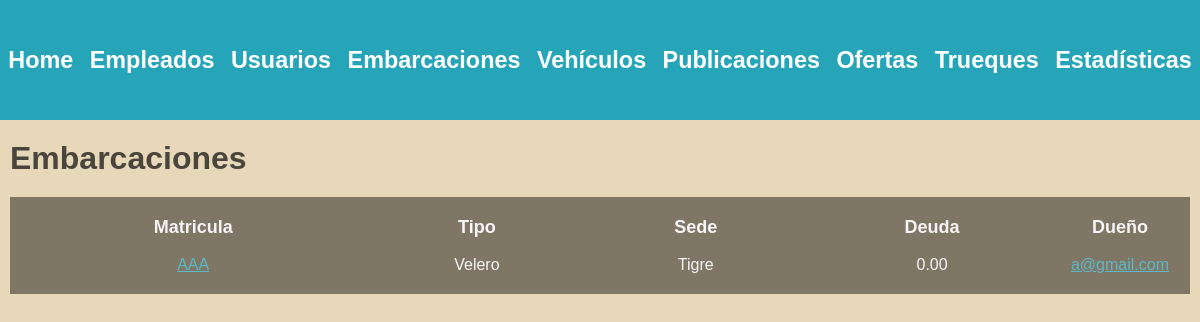
Before: /administracion/embarcaciones/ (signed in) with the older database file.
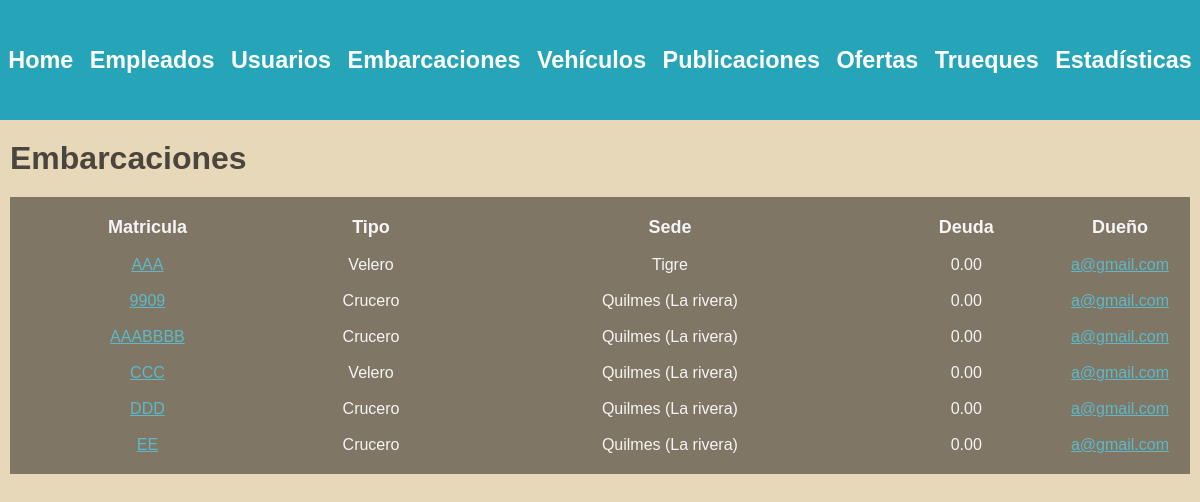
After: the same page with the newer database file.
### embarcaciones/models.py (models this page shows)
class Embarcacion(models.Model):
    matricula = models.CharField(max_length=100, unique=True)
    modelo = models.CharField(max_length=100)
    tipo = models.ForeignKey(TipoEmbarcacion, on_delete=models.SET_NULL, null=True)
    m_eslora = models.DecimalField(max_digits=5, decimal_places=2)
    m_manga = models.DecimalField(max_digits=5, decimal_places=2)
    m_calado = models.DecimalField(max_digits=5, decimal_places=2)
    motor = models.BooleanField(default=False)
    deuda = models.DecimalField(max_digits=10, decimal_places=2, default=0)
    sede = models.ForeignKey(Sede, on_delete=models.SET_NULL, null=True)
    dueño = models.ForeignKey(Usuario, on_delete=models.CASCADE)

class TipoEmbarcacion(models.Model):
    clase= models.CharField(max_length=50, unique=True)

### empleados/models.py (models this page shows)
class Sede(models.Model):
    nombre = models.CharField(max_length=100, unique=True)

### usuarios/models.py (models this page shows, shortened)
class Usuario(AbstractBaseUser, PermissionsMixin):
    nombre = models.CharField(max_length=50)
    apellido = models.CharField(max_length=50)
    fecha_nacimiento = models.DateField()
    telefono = models.CharField(max_length=13)
    mail = models.EmailField(max_length=50, unique=True)
    password = models.CharField(max_length=128)
    is_staff= models.BooleanField(default=False)
    is_blocked= models.BooleanField(default=False)
    USERNAME_FIELD = 'mail'
    REQUIRED_FIELDS = ['nombre', 'apellido', 'fecha_nacimiento', 'telefono']

### administrador/views.py (the view)
# urls.py: path('', include('embarcaciones.urls')),
def embarcaciones(request):
    user = request.user
    if not user.is_superuser:
        return redirect('home')
    embarcaciones = Embarcacion.objects.exclude(matricula__startswith='*')
    return render(request, 'boats.html', {'embarcaciones' : embarcaciones})

### autenticacion/backend.py (called while the page is built)
    def get_user(self, user_id):
        UserModel = get_user_model()
        try:
            return UserModel.objects.get(pk=user_id)
        except UserModel.DoesNotExist:
            return None

### administrador/templates/boats.html (shortened to what this page needs)
{% extends 'layouts/navbar.html' %}
{% block content %}
<div class="header">
    <h1>Embarcaciones</h1>
</div>
{% if embarcaciones %}
    <table>
        <thead>
            <tr>
                <th>Matricula</th>
                <th>Tipo</th>
                <th>Sede</th>
                <th>Deuda</th>
                <th>Dueño</th>
            </tr>
        </thead>
        <tbody>
            {% for embarcacion in embarcaciones %}
                <tr>
                    <td>
                        <a href="{% url 'ver detalle embarcacion' embarcacion.id 0 %}"> {{embarcacion.matricula}} </a>
                    </td>
                    <td>{{embarcacion.tipo.clase}}</td>
                    <td>{{embarcacion.sede.nombre}}</td>
                    <td>{{embarcacion.deuda}}</td>
                    <td>
                        <a href="{% url 'ver perfil' embarcacion.dueño.id %}"> {{embarcacion.dueño}} </a>
                    </td>
                </tr>
            {% endfor %}
        </tbody>
    </table>
{% else %}
    <h3>No existen embarcaciones en la plataforma.</h3>
{% endif %}
{% endblock %}

### administrador/templates/layouts/navbar.html (shortened to what this page needs)
{% load static %}
<!DOCTYPE html>
<html lang="en">
<head>
    <link rel="stylesheet" href="{% static 'styles/main.css' %}">
</head>
<body>
    <div class="wrapper">
        <nav class="navbar">
            <ul>
                <li>
                    <a href="{% url 'home' %}">
                        <h3>Home</h3>
                    </a>
                </li>
                <li>
                    <a href="{% url 'lista empleados' %}">
                        <h3>Empleados</h3>
                    </a>
                </li>
                <li>
                    <a href="{% url 'lista usuarios' %}">
                        <h3>Usuarios</h3>
                    </a>
                </li>
                <li>
                    <a href="{% url 'lista embarcaciones' %}">
                        <h3>Embarcaciones</h3>
                    </a>
                </li>
                <li>
                    <a href="{% url 'lista vehiculos' %}">
                        <h3>Vehículos</h3>
                    </a>
                </li>
                <li>
                    <a href="{% url 'lista publicaciones' %}">
                        <h3>Publicaciones</h3>
                    </a>
                </li>
                <li>
                    <a href="{% url 'lista ofertas' %}">
                        <h3>Ofertas</h3>
                    </a>
                </li>
                <li>
                    <a href="{% url 'lista trueques' %}"><h3>Trueques</h3></a>
                </li>
                <li>
                    <a>
                        <h3>Estadísticas</h3>
                    </a>
                </li>
            </ul>
        </nav>
    </div>
    <main class="container">
        {% block content %}
        {% endblock %}
    </main>
</body>
</html>

### administrador/static/styles/main.css (style rules this page uses)
:root { --azul1: #6785b4; --azul2: #26a5b9; --azul3: #a9cecf; --gris: #c4c4be8c; --arena: #c8baa0; }
body { background: #e8d8ba; color: rgb(255, 255, 255); font-family: arial; margin: 0; }
.wrapper { background: #26a5b9; }
.navbar { max-width: 1400px; height: 120px; background: #26a5b9; margin: 0 auto; display: flex; align-items: center; }
.navbar ul { display: flex; justify-content: space-between; margin-top: 0px; margin-bottom: 0px; padding: 0; width: 100%; }
.navbar ul li { list-style: none; text-align: center; flex-grow: 1; }
.navbar ul li a { color: white; font-size: 20px; text-decoration: none; }
.container { max-width: 1200px; margin: auto; padding: 20px 10px; }
.header { display: flex; justify-content: space-between; align-items: center; margin-bottom: 20px; }
.header h1 { color: #4b463d; margin: 0; }
table { width: 100%; background: #807666; color: whitesmoke; padding: 10px; margin-bottom: 2px; }
table thead th { font-size: 18px; }
table tbody td { font-size: 16px; }
table th, table td { padding: 8px; text-align: center; }
a:link, a:visited { color: #5cb9c7; font-size: 16px; }
td:nth-child(5), td:nth-child(6) { width: 100px; }

Changed rows visible on the page:
added Embarcacion: matricula "9909", tipo.clase "Crucero", sede.nombre "Quilmes (La rivera)", deuda "0.00", dueño "a@gmail.com"
added Embarcacion: matricula "AAABBBB", tipo.clase "Crucero", sede.nombre "Quilmes (La rivera)", deuda "0.00", dueño "a@gmail.com"
added Embarcacion: matricula "CCC", tipo.clase "Velero", sede.nombre "Quilmes (La rivera)", deuda "0.00", dueño "a@gmail.com"
added Embarcacion: matricula "DDD", tipo.clase "Crucero", sede.nombre "Quilmes (La rivera)", deuda "0.00", dueño "a@gmail.com"
added Embarcacion: matricula "EE", tipo.clase "Crucero", sede.nombre "Quilmes (La rivera)", deuda "0.00", dueño "a@gmail.com"
